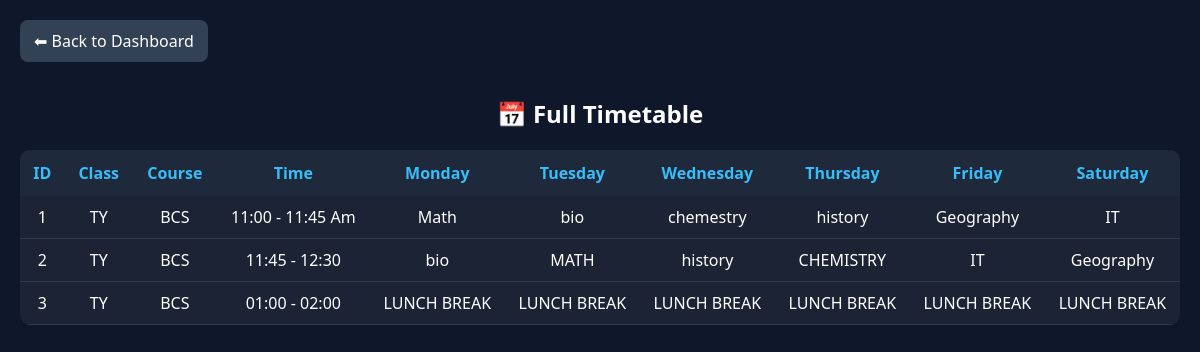
Screenshot of /modules/timetable/view_timetable.php with the database file from the repository.
### tables this page shows
CREATE TABLE `timetable` (
  `id` int(11) NOT NULL,
  `class_name` varchar(20) DEFAULT NULL,
  `course` varchar(100) DEFAULT NULL,
  `time` varchar(50) DEFAULT NULL,
  `monday` varchar(100) DEFAULT NULL,
  `tuesday` varchar(100) DEFAULT NULL,
  `wednesday` varchar(100) DEFAULT NULL,
  `thursday` varchar(100) DEFAULT NULL,
  `friday` varchar(100) DEFAULT NULL,
  `saturday` varchar(100) DEFAULT NULL
);

### modules/timetable/view_timetable.php (the view, shortened to what this page needs)
<?php
include("../../config/db.php");
$sql = "SELECT * FROM timetable ORDER BY id ASC";
$result = $conn->query($sql);
?>
<!DOCTYPE html>
<html>
<head>
</head>
<body>
<div class="container">
<a href="../../student_dashboard.php" class="back">⬅ Back to Dashboard</a>
<h2>📅 Full Timetable</h2>
<table>
<tr>
    <th>ID</th>
    <th>Class</th>
    <th>Course</th>
    <th>Time</th>
    <th>Monday</th>
    <th>Tuesday</th>
    <th>Wednesday</th>
    <th>Thursday</th>
    <th>Friday</th>
    <th>Saturday</th>
</tr>
<?php while($row = $result->fetch_assoc()) { ?>
<tr>
    <td><?= $row['id'] ?></td>
    <td><?= htmlspecialchars($row['class_name']) ?></td>
    <td><?= htmlspecialchars($row['course']) ?></td>
    <td><?= htmlspecialchars($row['time']) ?></td>
    <td><?= !empty($row['monday']) ? $row['monday'] : '-' ?></td>
    <td><?= !empty($row['tuesday']) ? $row['tuesday'] : '-' ?></td>
    <td><?= !empty($row['wednesday']) ? $row['wednesday'] : '-' ?></td>
    <td><?= !empty($row['thursday']) ? $row['thursday'] : '-' ?></td>
    <td><?= !empty($row['friday']) ? $row['friday'] : '-' ?></td>
    <td><?= !empty($row['saturday']) ? $row['saturday'] : '-' ?></td>
</tr>
<?php } ?>
</table>
</div>
</body>
</html>

### modules/timetable/view_timetable.php (style rules this page uses)
body { margin:0; font-family:Segoe UI; background:#0f172a; color:white; padding:20px; }
.container { max-width:1200px; margin:auto; }
h2 { text-align:center; margin-bottom:20px; }
.back { display:inline-block; margin-bottom:15px; padding:10px 14px; background:#334155; color:white; text-decoration:none; border-radius:8px; }
table { width:100%; border-collapse:collapse; background:rgba(255,255,255,0.05); border-radius:10px; overflow:hidden; }
th { background:#1e293b; padding:12px; color:#38bdf8; text-align:center; }
td { padding:10px; text-align:center; border-bottom:1px solid rgba(255,255,255,0.1); }

### rows the page displays
timetable: id "1", class_name "TY", course "BCS", time "11:00 - 11:45 Am", monday "Math", tuesday "bio", wednesday "chemestry", thursday "history", friday "Geography", saturday "IT"
timetable: id "2", class_name "TY", course "BCS", time "11:45 - 12:30", monday "bio", tuesday "MATH", wednesday "history", thursday "CHEMISTRY", friday "IT", saturday "Geography"
timetable: id "3", class_name "TY", course "BCS", time "01:00 - 02:00", monday "LUNCH BREAK", tuesday "LUNCH BREAK", wednesday "LUNCH BREAK", thursday "LUNCH BREAK", friday "LUNCH BREAK", saturday "LUNCH BREAK"
